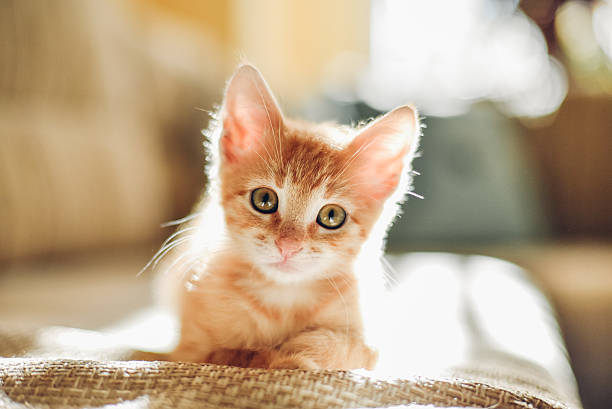
#> input picture Friday 08:30 - 10:30/E22CSEU1069_Adv_Cv_Labs/LAB_3/cat_image.jpg, 612 x 409 px, found by its file name
$ jupyter execute e22cseu1069_Adv_cv_Lab3.ipynb   (older library calls are emulated)
#> lines starting #> are read from the running program, lines starting #| are printed output that depends on the picture; after the words box and inside, x2 and y2 are one past the last pixel; in counts of white or black regions, pixels touching at a corner belong together
[cell 1]
import cv2
import numpy as np
from skimage import filters
import matplotlib.pyplot as plt
from google.colab.patches import cv2_imshow  # Import for Colab

[cell 2]
def task1_image_manipulation(image_path):
    # 1. Read the image
#> called with image_path = '/content/cat_image.jpg'
    image_bgr = cv2.imread(image_path)
#> image_bgr is the input picture: shape (409, 612, 3); mean B, G, R 139.2, 167.8, 190.8

    # 2. Display the image (Using cv2_imshow for Colab)
    cv2_imshow(image_bgr)

    # Convert BGR to RGB
    image_rgb = cv2.cvtColor(image_bgr, cv2.COLOR_BGR2RGB)
    cv2.imwrite('image_rgb.jpg', image_rgb)

    # 3. Extract Image Size
    height, width, channels = image_rgb.shape
#> height = 409; width = 612; channels = 3
    print(f'Image Dimensions: {width}x{height}, Channels: {channels}')
#| Image Dimensions: 612x409, Channels: 3

    # 4. Calculate Image Pixels
    total_pixels = height * width
#> total_pixels = 250308
    print(f'Total Pixels: {total_pixels}')
#| Total Pixels: 250308

    # 5. Convert RGB to Grayscale
    gray_image = cv2.cvtColor(image_rgb, cv2.COLOR_RGB2GRAY)
    cv2.imwrite('image_gray.jpg', gray_image)
    cv2_imshow(gray_image)  # Display grayscale image

    # 6. Convert to Binary Image using Thresholding
    _, binary_image = cv2.threshold(gray_image, 127, 255, cv2.THRESH_BINARY)
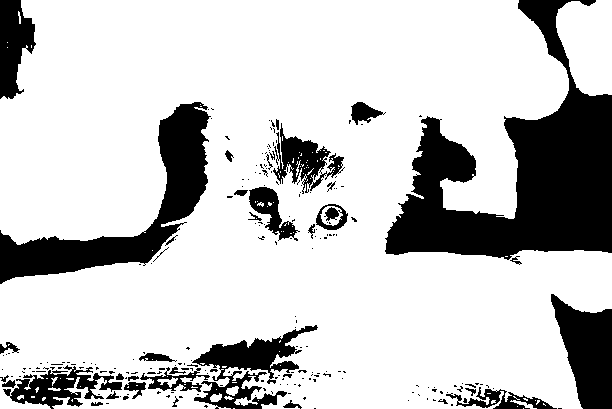
#> binary_image: shape (409, 612); 78% white; 223 black regions (186 under 20 px), largest, box (x1, y1, x2, y2) and area: (385, 0, 612, 260) 24765, (0, 102, 211, 284) 10045, (551, 294, 612, 409) 4459
    cv2.imwrite('image_binary.jpg', binary_image)
    cv2_imshow(binary_image)  # Display binary image

    # Count black pixels
    black_pixel_count = np.sum(binary_image == 0)
#> black_pixel_count = 55178
    print(f'Black Pixel Count: {black_pixel_count}')
#| Black Pixel Count: 55178

[cell 3]
if __name__ == "__main__":
    image_path = '/content/cat_image.jpg'
    task1_image_manipulation(image_path)

[cell 4]
import cv2
import numpy as np
from skimage import filters
import matplotlib.pyplot as plt
from skimage.filters import sobel, prewitt, roberts
from skimage.segmentation import watershed
from scipy import ndimage
from google.colab.patches import cv2_imshow

[cell 5]
def task2_edge_segmentation(image_path):
#> called with image_path = '/content/cat_image.jpg'
    image_gray = cv2.imread(image_path, cv2.IMREAD_GRAYSCALE)
#> image_gray: shape (409, 612); min 0, max 255, mean 171.4

    # Edge Detection
    sobel_edges = sobel(image_gray)
    prewitt_edges = prewitt(image_gray)
    roberts_edges = roberts(image_gray)
    canny_edges = cv2.Canny(image_gray, 100, 200)
#> canny_edges: shape (409, 612); 4.7% white in thin lines or dots

    cv2.imwrite('sobel_edges.jpg', sobel_edges * 255)
    cv2.imwrite('prewitt_edges.jpg', prewitt_edges * 255)
    cv2.imwrite('roberts_edges.jpg', roberts_edges * 255)
    cv2.imwrite('canny_edges.jpg', canny_edges)

    print("Sobel Edge Detection:")
    cv2_imshow(sobel_edges * 255)
    print("Prewitt Edge Detection:")
    cv2_imshow(prewitt_edges * 255)
    print("Roberts Edge Detection:")
    cv2_imshow(roberts_edges * 255)
    print("Canny Edge Detection:")
    cv2_imshow(canny_edges)

    # Image Segmentation
    _, global_thresh = cv2.threshold(image_gray, 127, 255, cv2.THRESH_BINARY)
    adaptive_thresh = cv2.adaptiveThreshold(image_gray, 255, cv2.ADAPTIVE_THRESH_GAUSSIAN_C,
                                            cv2.THRESH_BINARY, 11, 2)
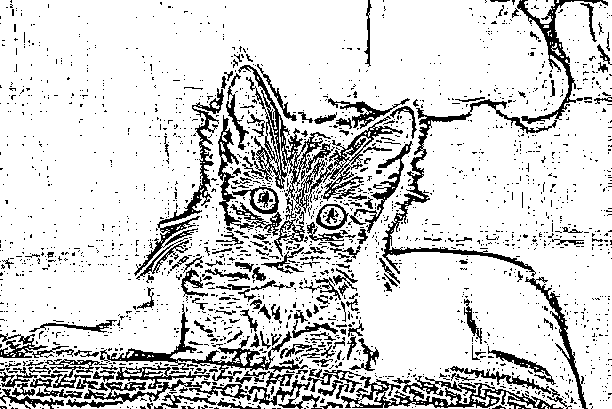
#> adaptive_thresh: shape (409, 612); 83.2% white; black in thin lines or dots


    cv2.imwrite('global_thresh.jpg', global_thresh)
    cv2.imwrite('adaptive_thresh.jpg', adaptive_thresh)

    print("Global Thresholding:")
    cv2_imshow(global_thresh)
    print("Adaptive Thresholding:")
    cv2_imshow(adaptive_thresh)

[cell 6]
if __name__ == "__main__":
    image_path = '/content/cat_image.jpg'
    task2_edge_segmentation(image_path)

[cell 7]
import cv2
import numpy as np
from google.colab.patches import cv2_imshow
from skimage import filters
import matplotlib.pyplot as plt
image = cv2.imread('/content/cat_image.jpg', cv2.IMREAD_GRAYSCALE)
cv2_imshow(image)
sobel_x = cv2.Sobel(image, cv2.CV_64F, 1, 0, ksize=5)
sobel_y = cv2.Sobel(image, cv2.CV_64F, 0, 1, ksize=5)
sobel_combined = cv2.magnitude(sobel_x, sobel_y)

cv2_imshow(sobel_x)
cv2_imshow(sobel_y)
cv2_imshow(sobel_combined)

prewitt_x = filters.prewitt_h(image)
prewitt_y = filters.prewitt_v(image)
prewitt_combined = np.hypot(prewitt_x, prewitt_y)


cv2_imshow(prewitt_x)
cv2_imshow(prewitt_y)
cv2_imshow(prewitt_combined)

roberts_x = filters.roberts_pos_diag(image)
roberts_y = filters.roberts_neg_diag(image)
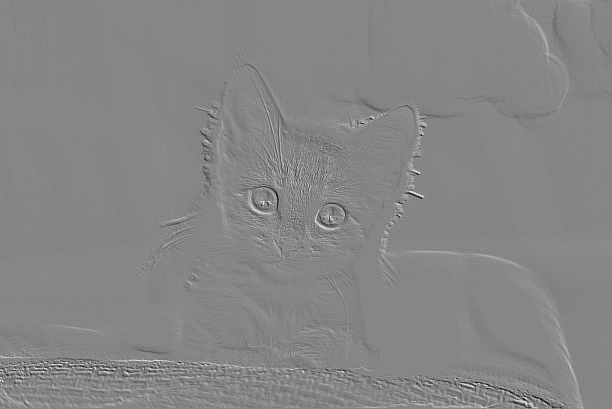
#> roberts_y: shape (409, 612) float64; min -0.725, max 0.655, mean 5.19e-05; drawn with min black and max white
roberts_combined = np.hypot(roberts_x, roberts_y)

cv2_imshow(roberts_x)
cv2_imshow(roberts_y)
cv2_imshow(roberts_combined)

canny_edges = cv2.Canny(image, threshold1=100, threshold2=200)

cv2_imshow(canny_edges)

_, global_thresh = cv2.threshold(image, 127, 255, cv2.THRESH_BINARY)

cv2_imshow(global_thresh)

adaptive_thresh = cv2.adaptiveThreshold(image, 255, cv2.ADAPTIVE_THRESH_GAUSSIAN_C, cv2.THRESH_BINARY, 11, 2)

cv2_imshow(adaptive_thresh)

cv2_imshow(canny_edges)

_, binary = cv2.threshold(image, 0, 255, cv2.THRESH_BINARY_INV + cv2.THRESH_OTSU)
#> binary: shape (409, 612); 44.3% white; 169 white regions (142 under 20 px), largest, box (x1, y1, x2, y2) and area: (383, 0, 612, 409) 40901, (0, 0, 222, 314) 37271, (0, 262, 341, 409) 18120

kernel = np.ones((3, 3), np.uint8)
opening = cv2.morphologyEx(binary, cv2.MORPH_OPEN, kernel, iterations=2)
#> opening: shape (409, 612); 42.1% white; 28 white regions, largest, box (x1, y1, x2, y2) and area: (385, 0, 612, 409) 40692, (0, 0, 222, 313) 37033, (0, 295, 335, 409) 15672

sure_bg = cv2.dilate(opening, kernel, iterations=3)
#> sure_bg: shape (409, 612); 49.6% white; 11 white regions, largest, box (x1, y1, x2, y2) and area: (382, 0, 612, 409) 44523, (0, 0, 225, 316) 40870, (0, 260, 338, 409) 21784
dist_transform = cv2.distanceTransform(opening, cv2.DIST_L2, 5)
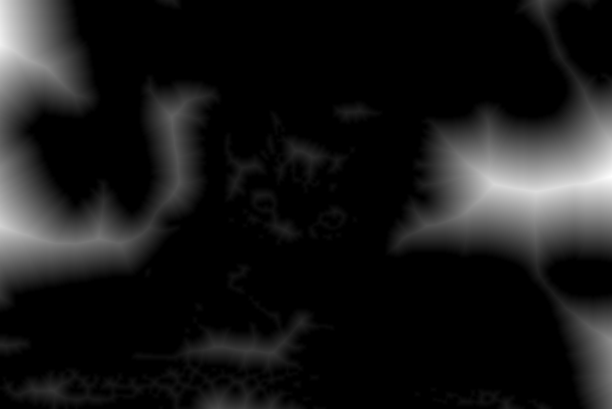
#> dist_transform: shape (409, 612) float32; min 0, max 86.78, mean 8.6; drawn with min black and max white
_, sure_fg = cv2.threshold(dist_transform, 0.7 * dist_transform.max(), 255, 0)
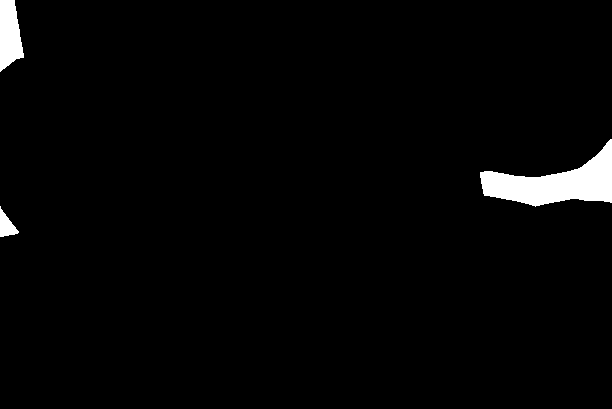
#> sure_fg: shape (409, 612) float32; 2.3% white; 3 white regions, box (x1, y1, x2, y2) and area: (480, 139, 612, 207) 4194, (0, 0, 24, 72) 1255, (0, 206, 19, 237) 303
sure_fg = np.uint8(sure_fg)

unknown = cv2.subtract(sure_bg, sure_fg)
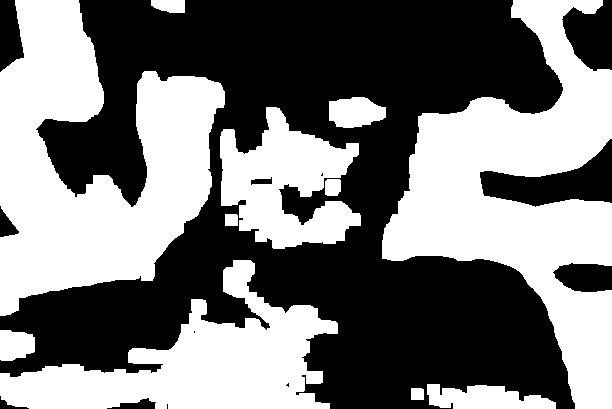
#> unknown: shape (409, 612); 47.3% white; 11 white regions, largest, box (x1, y1, x2, y2) and area: (382, 0, 612, 409) 40329, (0, 0, 225, 316) 39312, (0, 260, 338, 409) 21784

_, markers = cv2.connectedComponents(sure_fg)
#> markers: shape (409, 612) int32; 4 distinct labels, from 0 to 3
markers = markers + 1
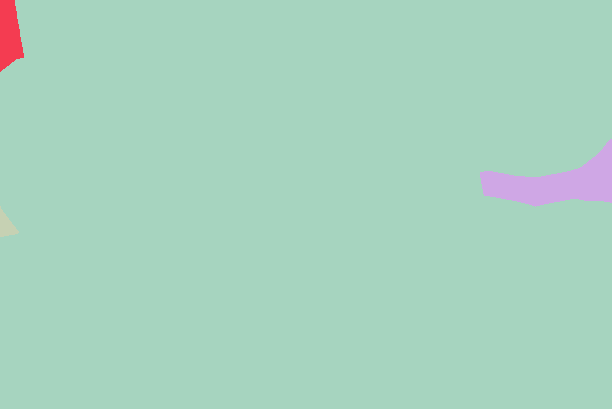
#> markers: shape (409, 612) int32; 4 distinct labels, from 1 to 4; one colour per label, 0 black
markers[unknown == 255] = 0
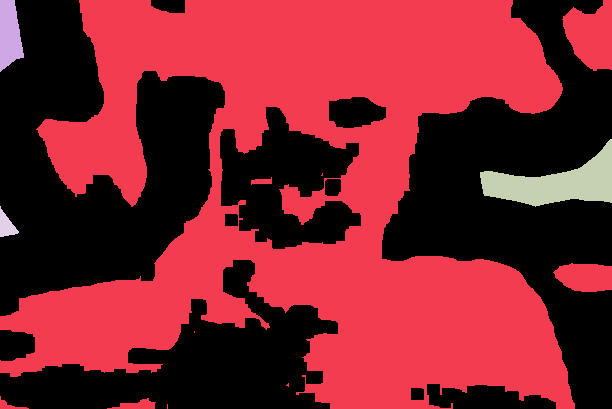
#> markers: shape (409, 612) int32; 5 distinct labels, from 0 to 4; one colour per label, 0 black

image_color = cv2.cvtColor(image, cv2.COLOR_GRAY2BGR)
markers = cv2.watershed(image_color, markers)
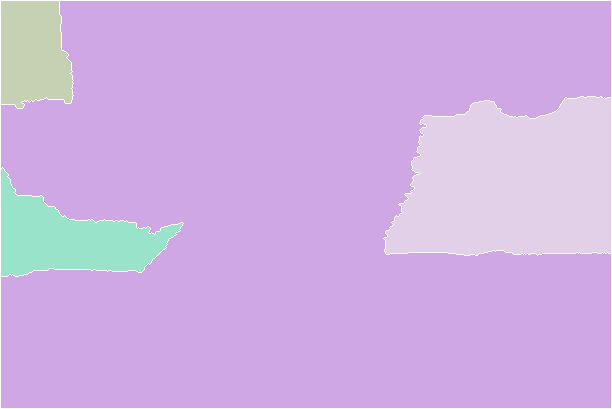
#> markers: shape (409, 612) int32; 5 distinct labels, from -1 to 4; one colour per label, 0 black, -1 white
image_color[markers == -1] = [0, 0, 255]
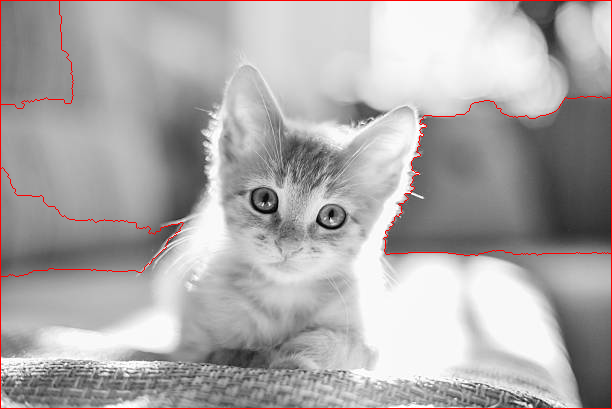
#> image_color: shape (409, 612, 3); mean B, G, R 169.4, 169.4, 172.8

cv2_imshow(image_color)
